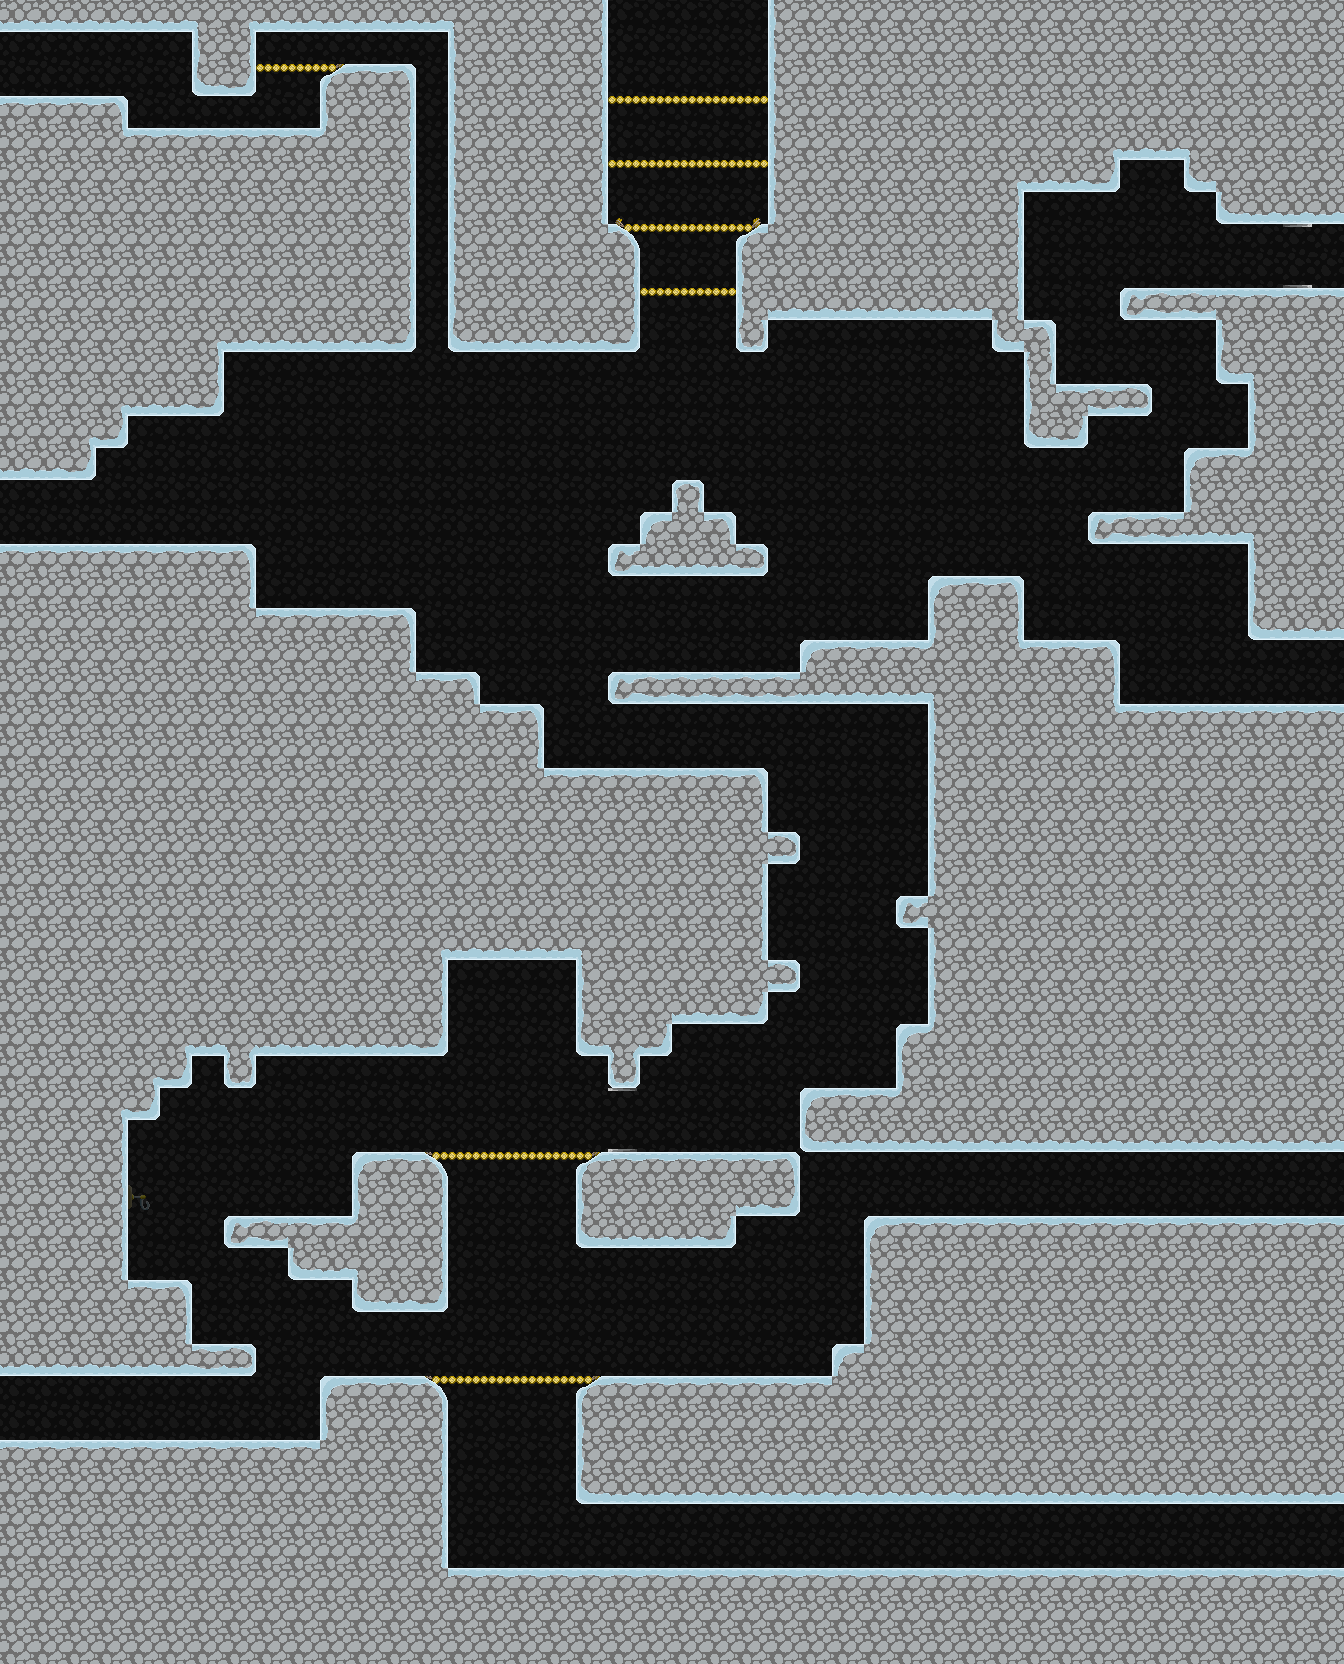

This is a level from a 2D game, rendered from its Tiled map with the project's own tilesets. A one-line summary and the map file follow, with tile-layer data summarised:
An orthogonal 42x52 tile map with 32x32 px tiles, 2 tile layers (tilemap, foreground) and 15 objects (6x travelpoint, 2x TravelPoint, 2x door, 2x floorbutton, breakablewall, ...).

<map version="1.0" orientation="orthogonal" width="42" height="52" tilewidth="32" tileheight="32">
 <tileset firstgid="1" name="tilemap" tilewidth="32" tileheight="32">
  <image source="gfx/tilemap.png" width="192" height="320" />
 </tileset>
 <layer name="tilemap" width="42" height="52" opacity="0.34">
  <data>[2184 cells, 2184 non-empty, 2 distinct tile ids]</data>
 </layer>
 <layer name="foreground" width="42" height="52">
  <data>[2184 cells, 1418 non-empty, 33 distinct tile ids]</data>
 </layer>
 <objectgroup name="objects" width="42" height="52">
  <object name="room0-2Entrance" type="travelpoint" x="0" y="32" width="32" height="64">
   <properties>
    <property name="map" value="room0-1" />
    <property name="target" value="room0-1Exit" />
   </properties>
  </object>
  <object name="room0-2to4-3" type="TravelPoint" x="1312" y="1504" width="32" height="64">
   <properties>
    <property name="map" value="room4-3" />
    <property name="target" value="room4-3to0-2" />
   </properties>
  </object>
  <object name="room0-2to0-3" type="travelpoint" x="0" y="480" width="32" height="64">
   <properties>
    <property name="map" value="room0-3" />
    <property name="target" value="room0-3to0-2" />
   </properties>
  </object>
  <object name="room0-2to3-0" type="travelpoint" x="1312" y="224" width="32" height="64">
   <properties>
    <property name="map" value="room3-0" />
    <property name="target" value="room3-0to0-2" />
   </properties>
  </object>
  <object name="room0-2to0-6" type="travelpoint" x="1312" y="640" width="32" height="64">
   <properties>
    <property name="map" value="room0-6" />
    <property name="target" value="room0-6to0-2" />
   </properties>
  </object>
  <object name="room0-2to0-3door" type="door" x="1280" y="224" width="32" height="64" />
  <object name="room0-2to0-3button" type="floorbutton" x="1184" y="256" width="64" height="32">
   <properties>
    <property name="door" value="room0-2to0-3door" />
   </properties>
  </object>
  <object name="room0-2DoorOne" type="door" x="608" y="1088" width="32" height="64" />
  <object name="room0-2doorOnebutton" type="floorbutton" x="672" y="1120" width="64" height="32">
   <properties>
    <property name="door" value="room0-2DoorOne" />
   </properties>
  </object>
  <object name="room0-2BreakableWallOne" type="breakablewall" x="224" y="1376" width="32" height="64" />
  <object name="room0-2to4-4" type="TravelPoint" x="1312" y="1152" width="32" height="64">
   <properties>
    <property name="map" value="room4-4" />
    <property name="target" value="room4-4to0-2" />
   </properties>
  </object>
  <object name="room0-2doorOnebutton" type="ceilButton" x="480" y="960" width="64" height="32">
   <properties>
    <property name="door" value="room0-2DoorOne" />
   </properties>
  </object>
  <object name="room0-2to3-3" type="travelpoint" x="0" y="1376" width="32" height="64">
   <properties>
    <property name="map" value="room3-3" />
    <property name="target" value="room3-3to0-2" />
   </properties>
  </object>
  <object name="room0-2EndGame" type="travelpoint" x="608" y="0" width="160" height="32">
   <properties>
    <property name="map" value="ENDING" />
    <property name="target" value="ENDING" />
   </properties>
  </object>
  <object type="tutorialtext" x="32" y="32" width="320" height="96">
   <properties>
    <property name="powerup" value="0" />
    <property name="text" value="You can only travel up\nthrough wooden bridges." />
   </properties>
  </object>
 </objectgroup>
</map>
